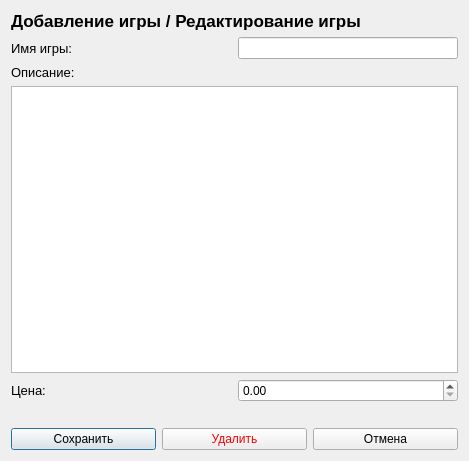
<?xml version="1.0" encoding="UTF-8"?>
<ui version="4.0">
 <class>GameEditDialog</class>
 <widget class="QDialog" name="GameEditDialog">
  <property name="geometry">
   <rect>
    <x>0</x>
    <y>0</y>
    <width>469</width>
    <height>461</height>
   </rect>
  </property>
  <property name="windowTitle">
   <string>SuperGames: Изменение игры</string>
  </property>
  <layout class="QVBoxLayout" name="verticalLayout">
   <item>
    <widget class="QLabel" name="titleLabel">
     <property name="font">
      <font>
       <pointsize>13</pointsize>
       <bold>true</bold>
      </font>
     </property>
     <property name="text">
      <string>Добавление игры / Редактирование игры</string>
     </property>
    </widget>
   </item>
   <item>
    <layout class="QHBoxLayout" name="horizontalLayout">
     <item>
      <widget class="QLabel" name="nameLabel">
       <property name="sizePolicy">
        <sizepolicy hsizetype="Expanding" vsizetype="Preferred">
         <horstretch>0</horstretch>
         <verstretch>0</verstretch>
        </sizepolicy>
       </property>
       <property name="font">
        <font>
         <pointsize>10</pointsize>
        </font>
       </property>
       <property name="text">
        <string>Имя игры:</string>
       </property>
      </widget>
     </item>
     <item>
      <widget class="QLineEdit" name="nameField"/>
     </item>
    </layout>
   </item>
   <item>
    <widget class="QLabel" name="descriptionLabel">
     <property name="font">
      <font>
       <pointsize>10</pointsize>
      </font>
     </property>
     <property name="text">
      <string>Описание:</string>
     </property>
    </widget>
   </item>
   <item>
    <widget class="QTextEdit" name="descriptionField"/>
   </item>
   <item>
    <layout class="QHBoxLayout" name="horizontalLayout_3">
     <item>
      <widget class="QLabel" name="priceLabel">
       <property name="font">
        <font>
         <pointsize>10</pointsize>
        </font>
       </property>
       <property name="text">
        <string>Цена:</string>
       </property>
      </widget>
     </item>
     <item>
      <widget class="QDoubleSpinBox" name="priceSpinBox">
       <property name="maximum">
        <double>99999.000000000000000</double>
       </property>
      </widget>
     </item>
    </layout>
   </item>
   <item>
    <spacer name="verticalSpacer">
     <property name="orientation">
      <enum>Qt::Vertical</enum>
     </property>
     <property name="sizeType">
      <enum>QSizePolicy::Fixed</enum>
     </property>
     <property name="sizeHint" stdset="0">
      <size>
       <width>20</width>
       <height>20</height>
      </size>
     </property>
    </spacer>
   </item>
   <item>
    <layout class="QHBoxLayout" name="horizontalLayout_2">
     <item>
      <widget class="QPushButton" name="saveButton">
       <property name="text">
        <string>Сохранить</string>
       </property>
      </widget>
     </item>
     <item>
      <widget class="QPushButton" name="deleteButton">
       <property name="styleSheet">
        <string notr="true">color: red</string>
       </property>
       <property name="text">
        <string>Удалить</string>
       </property>
      </widget>
     </item>
     <item>
      <widget class="QPushButton" name="cancelButton">
       <property name="text">
        <string>Отмена</string>
       </property>
      </widget>
     </item>
    </layout>
   </item>
  </layout>
 </widget>
 <resources/>
 <connections/>
</ui>
